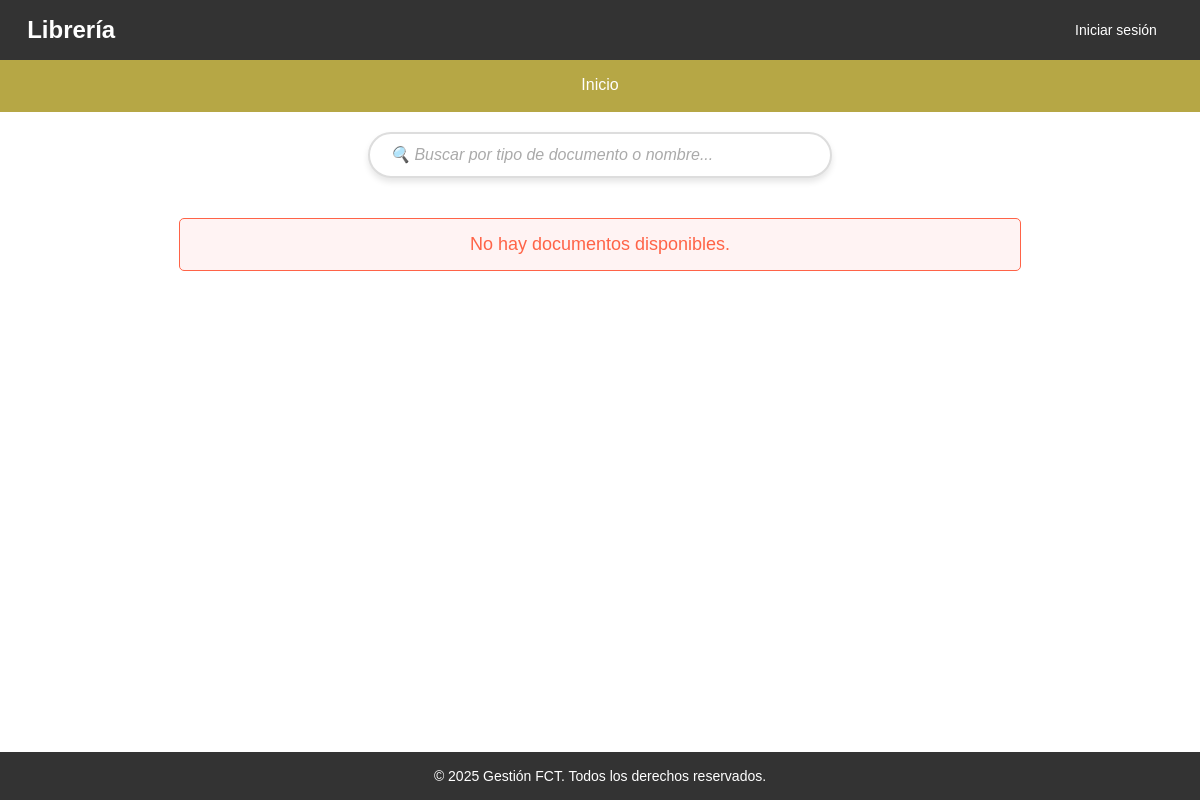
The app's page /, older data.
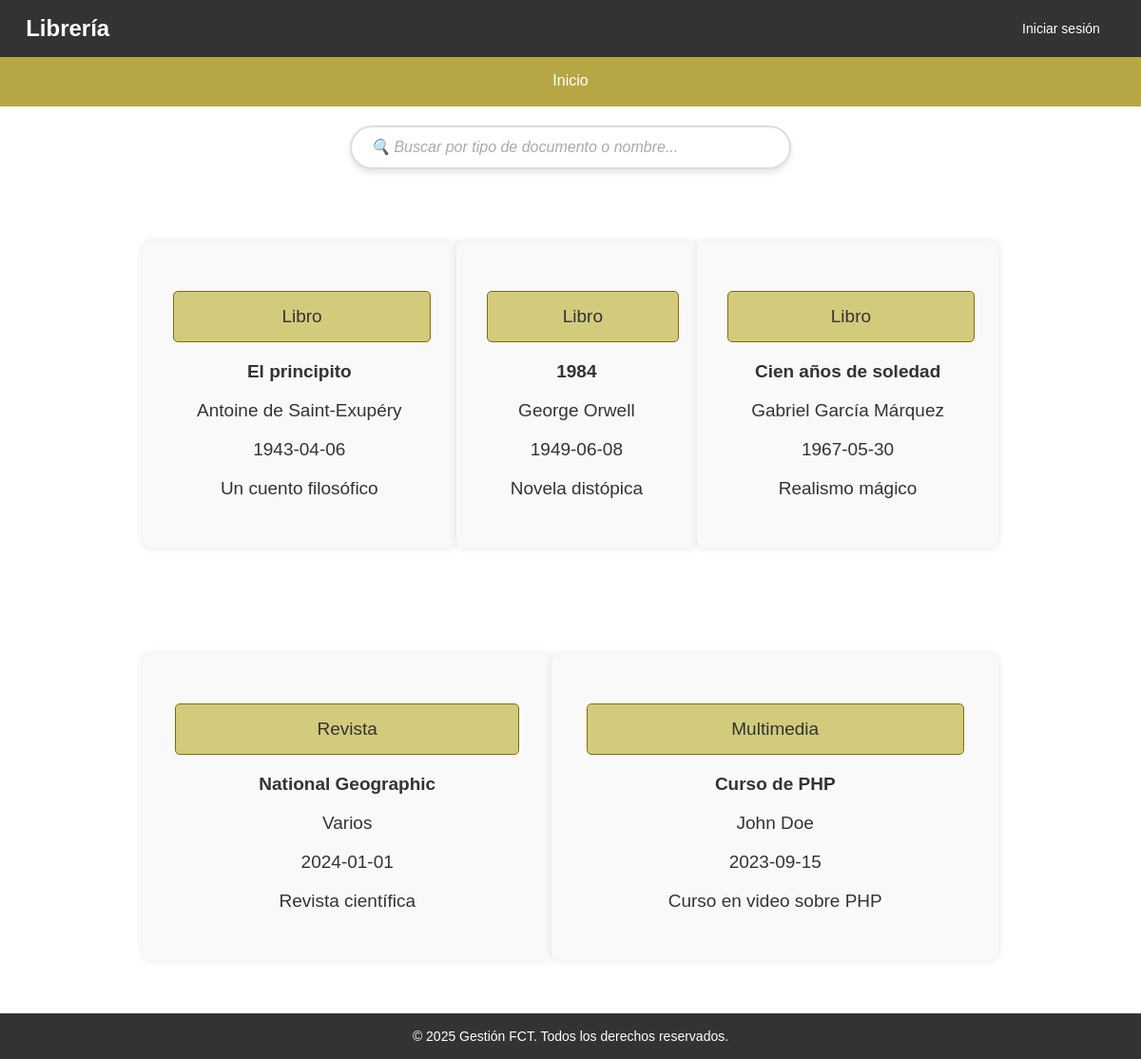
The same page, newer data.
### tables this page shows
CREATE TABLE `documento` (
  `id` int(11) NOT NULL,
  `titulo` varchar(50) NOT NULL,
  `lista_autores` varchar(100) NOT NULL,
  `fecha_publicacion` date NOT NULL,
  `num_ejemplares` int(11) NOT NULL,
  `descripcion` varchar(100) NOT NULL,
  `materia` varchar(25) NOT NULL,
  `tipo` enum('libro','revista','multimedia') NOT NULL,
  `num_paginas` int(11) DEFAULT NULL,
  `frecuencia` int(11) DEFAULT NULL,
  `soporte` varchar(50) DEFAULT NULL
);

### controllers/DocumentoController.php (called while the page is built)
<?php
include '../models/Documento.php';
class DocumentoController {
    private $documentoModel;
    public function __construct($pdo) {
        $this->documentoModel = new Documento($pdo);
    }
    public function obtenerDocumentos() {
        return $this->documentoModel->obtenerDocumentos();
    }
}

### models/Documento.php (called while the page is built)
<?php
class Documento {
    private $pdo;
    public function __construct($pdo) {
        $this->pdo = $pdo;
    }
    public function obtenerDocumentos() {
        $query = "SELECT * FROM documento";
        $stmt = $this->pdo->prepare($query);
        $stmt->execute();
        return $stmt->fetchAll(PDO::FETCH_ASSOC);
    }
}

### public/index.php (the view, shortened to what this page needs)
<?php
include '../controllers/DocumentoController.php';
include '../config/conexionBd.php';
$documentoController = new DocumentoController($pdo);
$documentos = $documentoController->obtenerDocumentos();
?>
<!DOCTYPE html>
<html lang="es">
<head>
    <link rel="stylesheet" href="style.css">
</head>
<body>
<header>
        <nav class="nav-usuario" aria-label="nav-usuario">
            <div class="container-usuario">
                <span class="nombre-web">Librería</span>
                <div class="usuario-opciones">
                    <?php
                    if (isset($_SESSION['id'])) {
                        echo '<span class = "usuario">'.$_SESSION['email'].'</span><a href="../views/usuarios/logout.php" class="cerrar-sesion">Cerrar sesión</a>';
                    } else{
                        echo '<a href="../views/usuarios/login.php" class="cerrar-sesion">Iniciar sesión</a>';
                    }
                    ?>
                </div>
            </div>
        </nav>
        <nav class="nav-navegacion">
            <div class="container-navegacion">
                <ul class="menu" id="navNavegacion">
                    <li><a href="index.php">Inicio</a></li>
                </ul>
            </div>
        </nav>
    </header>
    <main>
        <div class="buscador">
                <input type="text" id="buscador" placeholder="🔍 Buscar por tipo de documento o nombre..." onkeyup="filtrarDocumentos()">
        </div>
        <div class="containerDocumentos">
    <?php
    if (!empty($documentos)) {
        foreach ($documentos as $documento) {
            echo '<div class="containerDatos item-documento" data-tipo = "'. htmlspecialchars($documento['tipo']).'" data-nombre = "'. htmlspecialchars($documento['titulo']).'"  data-autor = "'. htmlspecialchars($documento['lista_autores']).'">
                <p class = "otroMensaje">' . htmlspecialchars(ucfirst($documento['tipo'])) . '</p>
                <p class = "tituloDocumento">' . htmlspecialchars($documento['titulo']) . '</p>
                <p>' . htmlspecialchars($documento['lista_autores']) . '</p>
                <p>' . htmlspecialchars($documento['fecha_publicacion']) . '</p>
                <p>' . htmlspecialchars($documento['descripcion']) . '</p>';
            echo '</div>';
        }
    } else {
        echo '<p class = "mensaje">No hay documentos disponibles.</p>';
    }
    ?>
        </div>
    </main>
    <footer class = "footer">
    <div class="footer-container">
            <p>&copy; 2025 Gestión FCT. Todos los derechos reservados.</p>
        </div>
</footer>
</body>
</html>

Row changes from the older to the newer data that the page shows:
added documento: tipo "Libro", titulo "El principito", lista_autores "Antoine de Saint-Exupéry", fecha_publicacion "1943-04-06", descripcion "Un cuento filosófico"
added documento: tipo "Libro", titulo "1984", lista_autores "George Orwell", fecha_publicacion "1949-06-08", descripcion "Novela distópica"
added documento: tipo "Libro", titulo "Cien años de soledad", lista_autores "Gabriel García Márquez", fecha_publicacion "1967-05-30", descripcion "Realismo mágico"
added documento: tipo "Revista", titulo "National Geographic", lista_autores "Varios", fecha_publicacion "2024-01-01", descripcion "Revista científica"
added documento: tipo "Multimedia", titulo "Curso de PHP", lista_autores "John Doe", fecha_publicacion "2023-09-15", descripcion "Curso en video sobre PHP"
Text that changed along with them:
text no longer shown: "No hay documentos disponibles."
